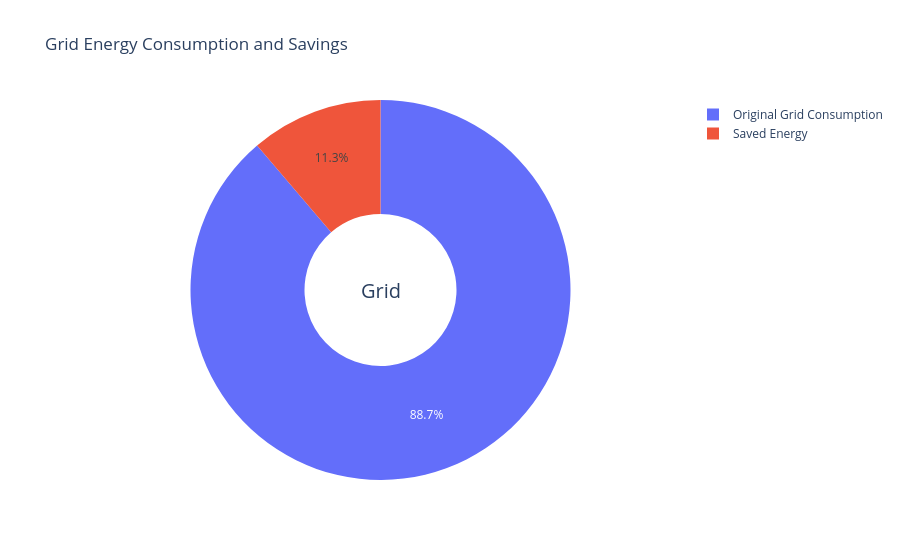

This figure's notebook cell:
### Code cell
import pandas as pd
import plotly.graph_objs as go

interval_hours = 0.5  # 30 minutes per row

# Total grid energy consumption (kWh)
total_grid_original = (df['P_grid_pos'] * interval_hours / 1000).sum()
total_grid_optimal = (optimal_df['P_grid_pos'] * interval_hours / 1000).sum()
energy_saving = total_grid_original - total_grid_optimal
saving_percent = (energy_saving / total_grid_original) * 100 if total_grid_original != 0 else 0

# Table
energy_table = pd.DataFrame({
    'Scenario': ['Original', 'Optimized', 'Saving'],
    'Grid Energy (kWh)': [total_grid_original, total_grid_optimal, energy_saving],
    'Saving (%)': [None, None, saving_percent]
})
print(energy_table)

# Pie chart
labels = ['Original Grid Consumption', 'Saved Energy']
values = [total_grid_optimal, energy_saving]
fig = go.Figure(data=[go.Pie(labels=labels, values=values, hole=0.4)])
fig.update_layout(
    title='Grid Energy Consumption and Savings',
    annotations=[dict(text='Grid', x=0.5, y=0.5, font_size=20, showarrow=False)]
)
fig.show()

### Figure 1 — Plotly figure (JSON) as saved in the notebook; plotly's stock layout.template omitted (floating-point values rounded to 4 significant figures)
{"data": [{"hole": 0.4, "labels": ["Original Grid Consumption", "Saved Energy"], "type": "pie", "values": [17.35, 2.2]}], "layout": {"annotations": [{"font": {"size": 20}, "showarrow": false, "text": "Grid", "x": 0.5, "y": 0.5}], "title": {"text": "Grid Energy Consumption and Savings"}}}
